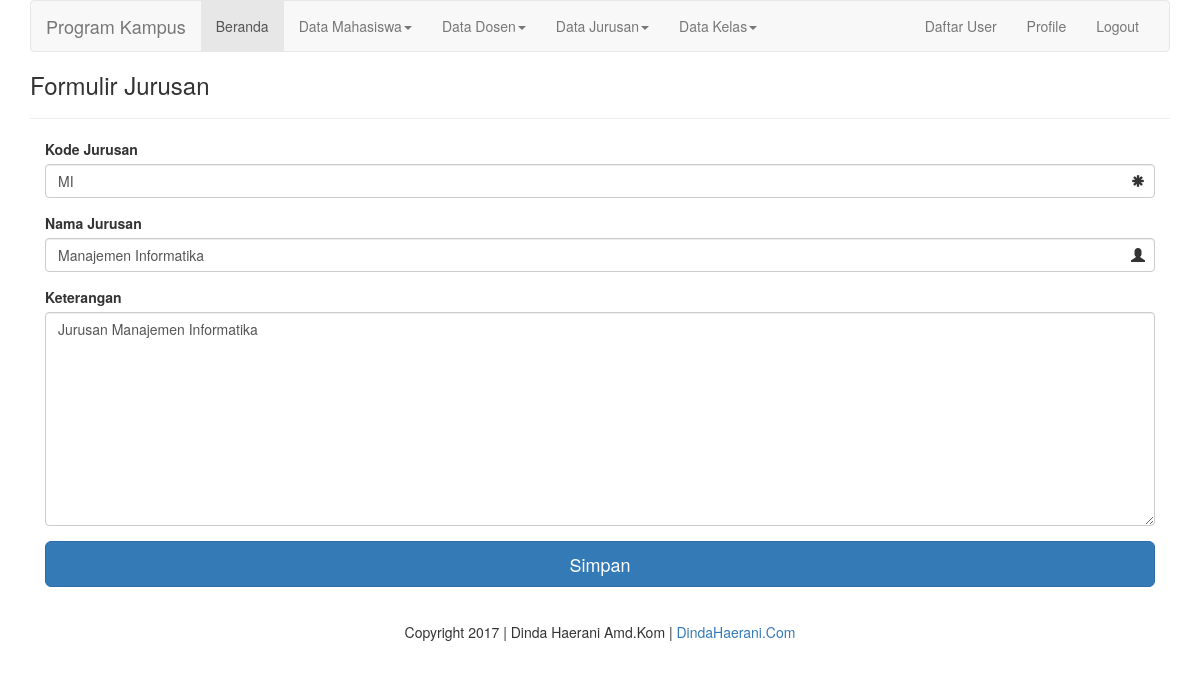
Screenshot of /?page=jurusan-update&id=2 (signed in) with the database file from the repository.
### tables this page shows
CREATE TABLE IF NOT EXISTS `jurusan` (
  `jurusan_id` int(11) NOT NULL AUTO_INCREMENT,
  `jurusan_kode` varchar(100) NOT NULL,
  `jurusan_nama` varchar(100) NOT NULL,
  `jurusan_keterangan` varchar(255) NOT NULL,
  PRIMARY KEY (`jurusan_id`)
);

### theme/home.php (called while the page is built)
<?php
	include "kepala.php";
	include "isi.php";
	include "kaki.php";
?>

### index.php (called while the page is built, shortened)
<?php
	include "theme/home.php";
?>

### module/jurusan/update.php (the view, shortened to what this page needs)
<?php
	include "module/config/koneksi.php";
	$id 		= $_GET['id'];
	$query		= "
					SELECT *
					FROM jurusan
					WHERE
					`jurusan_id` = '$id'
				";
	$result 	= mysqli_query($link,$query);
	$data 		= mysqli_fetch_array($result);
?>
<h3>Formulir Jurusan</h3>
<hr />
<div class="row-span">
	<form action="?page=jurusan-update-process" role="form" method="post" enctype="multipart/form-data">
		<div class="col-md-12">
			<div class="form-group has-feedback">
			    <label class="control-label">Kode Jurusan</label>
			    <input type="text" class="form-control" placeholder="Kode Jurusan" name="kode" value="<?php echo $data['jurusan_kode']; ?>"/>
			</div>
			<div class="form-group has-feedback">
			    <label class="control-label">Nama Jurusan</label>
			    <input type="text" class="form-control" placeholder="Nama Jurusan" name="nama" value="<?php echo $data['jurusan_nama']; ?>"/>
			</div>
			<div class="form-group has-feedback">
			    <label class="control-label">Keterangan</label>
			    <textarea class="form-control" placeholder="Keterangan" name="keterangan" rows="10"><?php echo $data['jurusan_keterangan']; ?></textarea>
			</div>
		</div>
		<div class="col-md-12">
			<div class="form-group has-feedback">
				<input type="submit" class="btn btn-primary btn-lg" name="simpan" value="Simpan" style="width:100%;"/>
			</div>
		</div>
	</form>
</div>

### rows the page displays
jurusan: kode "MI", nama "Manajemen Informatika", keterangan "Jurusan Manajemen Informatika"
